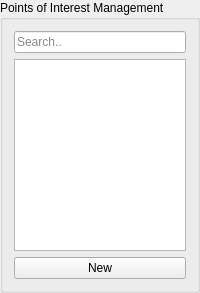
           <widget class="QGroupBox" name="poiManagement_box">
            <property name="minimumSize">
             <size>
              <width>200</width>
              <height>0</height>
             </size>
            </property>
            <property name="maximumSize">
             <size>
              <width>200</width>
              <height>16777215</height>
             </size>
            </property>
            <property name="title">
             <string>Points of Interest Management</string>
            </property>
            <layout class="QVBoxLayout" name="verticalLayout_14">
             <item>
              <widget class="QLineEdit" name="poiManagementSeach_lineEdit">
               <property name="styleSheet">
                <string notr="true">color: rgb(136, 138, 133);</string>
               </property>
               <property name="text">
                <string>Search..</string>
               </property>
              </widget>
             </item>
             <item>
              <widget class="QListWidget" name="poiManagement_list">
               <property name="maximumSize">
                <size>
                 <width>200</width>
                 <height>16777215</height>
                </size>
               </property>
              </widget>
             </item>
             <item>
              <widget class="QPushButton" name="poiManagementNew_button">
               <property name="text">
                <string>New</string>
               </property>
              </widget>
             </item>
            </layout>
           </widget>
